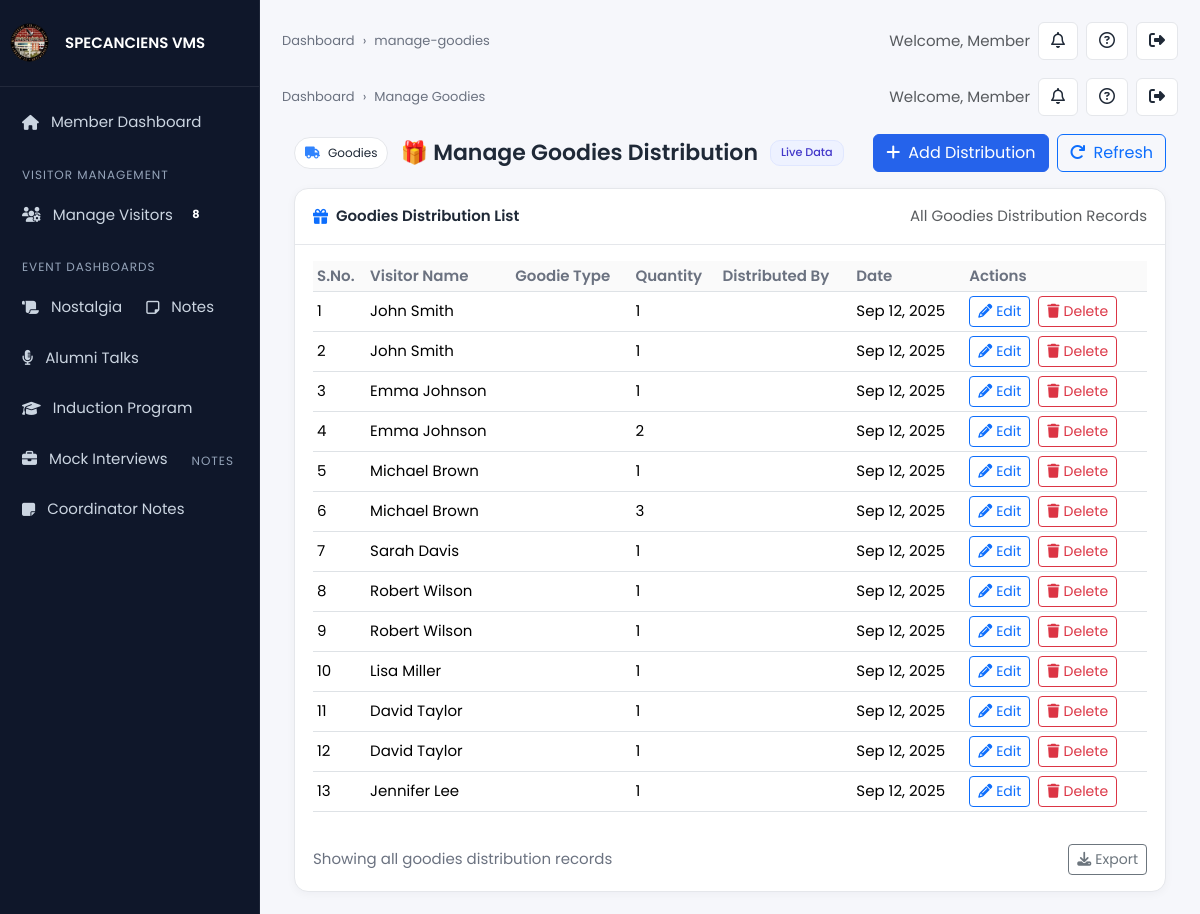
Page /manage-goodies.php (signed in) on the committed database.
### tables this page shows
CREATE TABLE IF NOT EXISTS tbl_goodies_distribution (
  id INT AUTO_INCREMENT PRIMARY KEY,
  visitor_id INT NULL,
  goodie_name VARCHAR(100) NOT NULL,
  quantity INT NOT NULL DEFAULT 1,
  distribution_time DATETIME DEFAULT CURRENT_TIMESTAMP,
  remarks TEXT NULL,
  created_at TIMESTAMP DEFAULT CURRENT_TIMESTAMP,
  FOREIGN KEY (visitor_id) REFERENCES tbl_visitors(id) ON DELETE SET NULL
);

CREATE TABLE IF NOT EXISTS tbl_visitors (
  id INT AUTO_INCREMENT PRIMARY KEY,
  event_id INT NOT NULL,
  name VARCHAR(120) NOT NULL,
  email VARCHAR(150) NULL,
  mobile VARCHAR(30) NULL,
  address TEXT NULL,
  department VARCHAR(100) NULL,
  gender ENUM('Male', 'Female', 'Other') NULL,
  year_of_graduation YEAR NULL,
  in_time DATETIME NULL,
  out_time DATETIME NULL,
  status TINYINT(1) DEFAULT 1,
  created_at TIMESTAMP DEFAULT CURRENT_TIMESTAMP,
  CONSTRAINT fk_visitors_event FOREIGN KEY (event_id)
    REFERENCES tbl_events(event_id) ON DELETE CASCADE
);

### manage-goodies.php (the view, shortened to what this page needs)
<?php include('include/header.php'); ?>
<?php include('include/top-bar.php'); ?>
<div class="container-fluid">
  <div class="d-flex align-items-center justify-content-between flex-wrap gap-3 mb-3">
    <div class="title-row">
      <span class="chip"><i class="fa-solid fa-truck text-primary"></i> Goodies</span>
      <h2>🎁 Manage Goodies Distribution</h2>
      <span class="badge">Live Data</span>
    </div>
    <div class="d-flex gap-2">
      <button class="btn btn-primary" onclick="location.href='add_goodie.php'"><i class="fa-solid fa-plus me-2"></i>Add Distribution</button>
      <button class="btn btn-outline-primary" onclick="location.reload()"><i class="fa-solid fa-arrow-rotate-right me-2"></i>Refresh</button>
    </div>
  </div>
  <div class="card-lite">
    <div class="card-head">
      <div class="d-flex align-items-center gap-2">
        <i class="fa-solid fa-gift text-primary"></i>
        <span class="fw-semibold">Goodies Distribution List</span>
      </div>
      <span class="text-muted">All Goodies Distribution Records</span>
    </div>
    <div class="card-body">
      <div class="table-responsive">
        <table class="table table-sm align-middle">
          <thead>
            <tr>
              <th>S.No.</th>
              <th>Visitor Name</th>
              <th>Goodie Type</th>
              <th>Quantity</th>
              <th>Distributed By</th>
              <th>Date</th>
              <th>Actions</th>
            </tr>
          </thead>
          <tbody>
            <?php
            $select_query = mysqli_query($conn, "SELECT gd.*, v.name as visitor_name
                                               FROM tbl_goodies_distribution gd
                                               LEFT JOIN tbl_visitors v ON gd.visitor_id = v.id
                                               ORDER BY gd.created_at DESC");
            $sn = 1;
            while($row = mysqli_fetch_array($select_query))
            {
            ?>
            <tr>
              <td><?php echo $sn; ?></td>
              <td><?php echo htmlspecialchars($row['visitor_name']); ?></td>
              <td><?php echo htmlspecialchars($row['goodie_type']); ?></td>
              <td><?php echo htmlspecialchars($row['quantity']); ?></td>
              <td><?php echo htmlspecialchars($row['distributed_by']); ?></td>
              <td><?php echo date('M d, Y', strtotime($row['created_at'])); ?></td>
              <td>
                <div class="d-flex gap-2">
                  <a href="edit-goodie.php?id=<?php echo $row['id'];?>" class="btn btn-sm btn-outline-primary">
                    <i class="fa-solid fa-pencil me-1"></i>Edit
                  </a>
                  <a href="manage-goodies.php?ids=<?php echo $row['id'];?>" class="btn btn-sm btn-outline-danger" onclick="return confirmDelete()">
                    <i class="fa-solid fa-trash me-1"></i>Delete
                  </a>
                </div>
              </td>
            </tr>
            <?php $sn++; } ?>
          </tbody>
        </table>
      </div>
      <div class="d-flex justify-content-between align-items-center mt-3">
        <span class="muted">Showing all goodies distribution records</span>
        <button class="btn btn-sm btn-outline-secondary"><i class="fa-solid fa-download me-1"></i>Export</button>
      </div>
    </div>
  </div>
</div>
<?php include('include/footer.php'); ?>

### include/header.php (style rules this page uses)
:root { --bg:#f6f7fb; --card:#ffffff; --ink:#1f2937; --ink-soft:#6b7280; --edge:#e5e7eb; --brand:#2563eb; --accent:#10b981; --warn:#f59e0b; --danger:#ef4444; }
* { box-sizing:border-box }
body { margin:0; background:var(--bg); color:var(--ink); font-family:'Poppins',sans-serif; font-size:15px; }
.card-lite { background:var(--card); border:1px solid var(--edge); border-radius:14px; box-shadow:0 2px 10px rgba(16,24,40,.04); }
.card-head { padding:16px 18px; border-bottom:1px solid var(--edge); display:flex; align-items:center; justify-content:space-between; gap:12px; }
.card-body { padding:16px 18px; }
.chip { display:inline-flex; align-items:center; gap:8px; padding:6px 10px; border-radius:20px; font-size:12px; border:1px solid var(--edge); background:#fff; }
.chip i { opacity:.85 }
.table thead th { color:#6b7280; font-weight:600; background:#fafafa }
.table td, .table th { vertical-align:middle }
.muted { color:var(--ink-soft) }
.btn-primary { background:var(--brand); border-color:var(--brand) }
.title-row { display:flex; align-items:center; gap:12px; }
.title-row h2 { margin:0; font-weight:600; font-size:22px; }
.title-row .badge { background:#eef2ff; color:#4338ca; border:1px solid #e0e7ff; padding:6px 10px; border-radius:10px; font-weight:500; }

### rows in the picture
tbl_goodies_distribution: visitor.name "John Smith", quantity "1", created_at "Sep 12, 2025"
tbl_goodies_distribution: visitor.name "John Smith", quantity "1", created_at "Sep 12, 2025"
tbl_goodies_distribution: visitor.name "Emma Johnson", quantity "1", created_at "Sep 12, 2025"
tbl_goodies_distribution: visitor.name "Emma Johnson", quantity "2", created_at "Sep 12, 2025"
tbl_goodies_distribution: visitor.name "Michael Brown", quantity "1", created_at "Sep 12, 2025"
tbl_goodies_distribution: visitor.name "Michael Brown", quantity "3", created_at "Sep 12, 2025"
tbl_goodies_distribution: visitor.name "Sarah Davis", quantity "1", created_at "Sep 12, 2025"
tbl_goodies_distribution: visitor.name "Robert Wilson", quantity "1", created_at "Sep 12, 2025"
tbl_goodies_distribution: visitor.name "Robert Wilson", quantity "1", created_at "Sep 12, 2025"
tbl_goodies_distribution: visitor.name "Lisa Miller", quantity "1", created_at "Sep 12, 2025"
tbl_goodies_distribution: visitor.name "David Taylor", quantity "1", created_at "Sep 12, 2025"
tbl_goodies_distribution: visitor.name "David Taylor", quantity "1", created_at "Sep 12, 2025"
tbl_goodies_distribution: visitor.name "Jennifer Lee", quantity "1", created_at "Sep 12, 2025"

### other values in the picture
$visitor_count "8"
basename($_SERVER['PHP_SELF'], '.php') "manage-goodies"
$name "Member"
$crumb['text'] "Dashboard"
$crumb['text'] "Manage Goodies"
